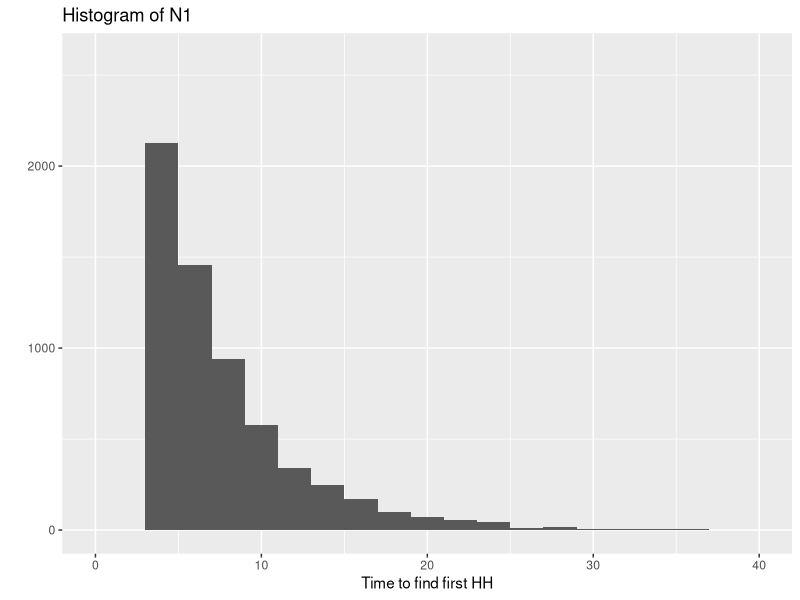
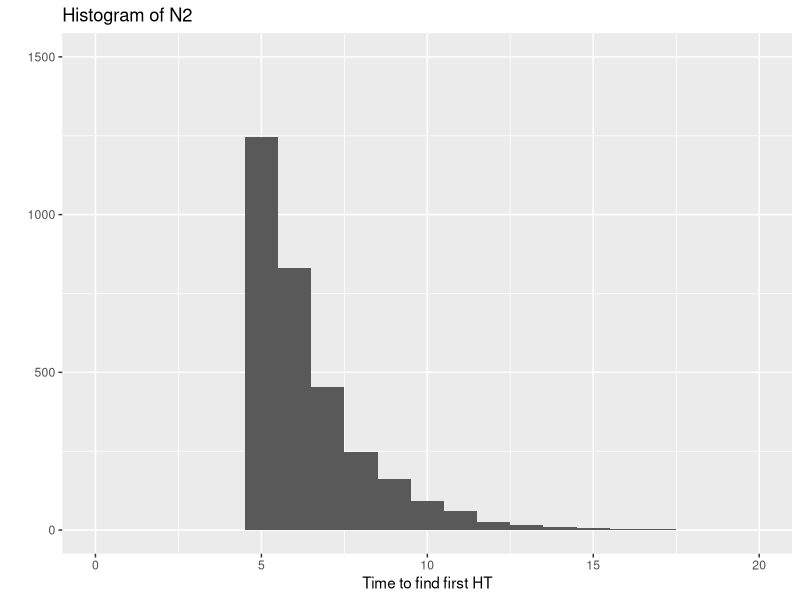

These charts were generated, in order, by the following R code:
# Clay Gibson
# Stat 238
# R Simulation; HW7 P3


#Function 
flip <- function(first, second) {
  # Generate Coin Flips: Let 1 = H, 2 = T
  n <- 50
  rec <- rep(0,n)
  for(i in 1:n)
    rec[i] <- sample(1:2,1)
  
  # Find first instance of N1
  # Count starts at 2 because you need to flip twice before 
  # getting first state
  count = 2
  for(i in 2:n) {
    if((rec[i] == second) && (rec[i-1] == first)) break
    count <- count + 1
  }
  count
}

repetitions <- 10000
pathlengthsn1 <- rep(0,repetitions)
pathlengthsn2 <- rep(0, repetitions)

for(i in 1:repetitions) {
  pathlengthsn1[i] <- flip(1,1)
  pathlengthsn2[i] <- flip(1,2)
}

mean(pathlengthsn1)
mean(pathlengthsn2)

require(ggplot2)
qplot(pathlengthsn1, geom = "histogram", binwidth=2) +
  ggtitle("Histogram of N1") +
  xlab("Time to find first HH")+
  xlim(c(0,40)) +
  ylim(c(0,2600))
  
qplot(pathlengthsn2, geom = "histogram", binwidth=1) +
  ggtitle("Histogram of N2") +
  xlab("Time to find first HT")+
  xlim(c(0,20)) +
  ylim(c(0,1500))